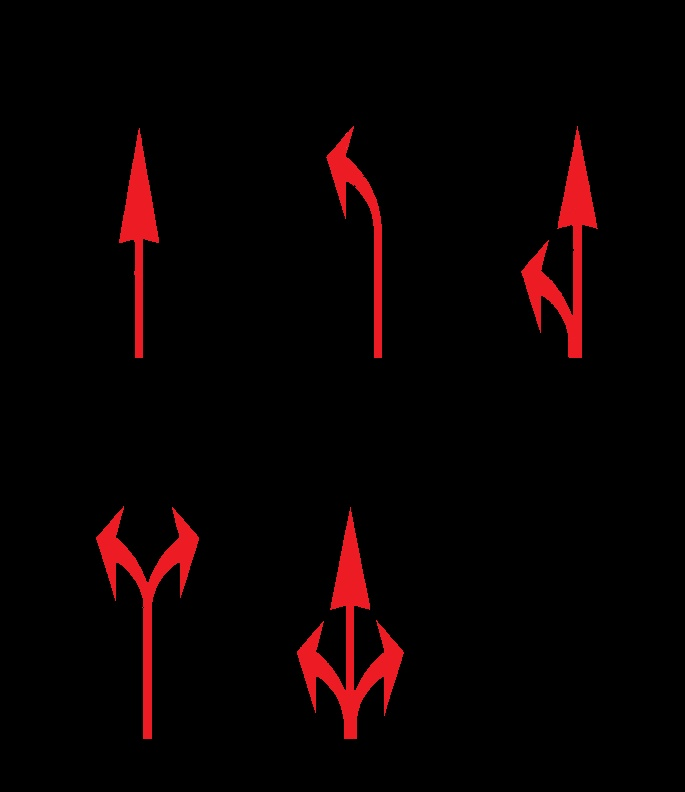
#> input picture filter_color.jpg, 685 x 792 px
$ python -i common.py   (imports and definitions only)
#> lines starting #> are read from the running program, lines starting #| are printed output that depends on the picture; after the words box and inside, x2 and y2 are one past the last pixel; in counts of white or black regions, pixels touching at a corner belong together
import cv2
import os
import yaml
import numpy as np

def num_to_pixel_cm(num, pixel_cm):
    return num / pixel_cm

def analyze_line_mask(mask_image, ratio=10, pixel_cm=5, index=None):
    contours, _ = cv2.findContours(mask_image, cv2.RETR_EXTERNAL, cv2.CHAIN_APPROX_SIMPLE)

    count = 0
    for cnt in contours:

        mask = np.zeros_like(mask_image)
        cv2.drawContours(mask, [cnt], -1, 255, thickness=cv2.FILLED)

        area = cv2.contourArea(cnt)

        # measure thickness (distance to nearest background pixel)
        dist = cv2.distanceTransform(mask, cv2.DIST_L2, 5)
        # distanceTransform give half width
        max_thickness = dist.max() * 2

        if not check_mask_is_line(mask, pixel_cm, 250):
            return False

        # Bounding rectangle
        x, y, w, h = cv2.boundingRect(cnt)
        aspect_ratio = float(w) / h if h != 0 else 0
        rect = cv2.minAreaRect(cnt)
        (center), (width, height), angle = rect

        # aspect ratio
        min_aspect_ratio = max(width, height) / min(width, height) if min(width, height) != 0 else 0

        # Check if the object is long and thin
        if min_aspect_ratio < ratio:
            return False
        count += 1
    return True

def get_line_width(mask):
    # measure thickness (distance to nearest background pixel)
    dist = cv2.distanceTransform(mask, cv2.DIST_L2, 5)
    # [6 lines of commented-out code are left out]
    max_thickness = dist.max() * 2
    return max_thickness

def check_mask_is_line(mask, pixel_cm, thickness_threshold=50):

    mask = np.pad(mask, ((10, 10), (10, 10))) # pad with zero to handle truncated components at borders
    max_thickness = get_line_width(mask)
    # according to most of the road line width, smaller than 50

    if max_thickness > thickness_threshold/pixel_cm:
        return False
    return True

# [242 lines left out: functions analyze_all_line_mask, clean_small_area_from_mask, enhance_brightness_saturation, enhance_edge, load_config, binary_mask_to_array and 5 more, not called in this run]

>>> import cv2
>>> picture = cv2.imread('../filter_color.jpg', cv2.IMREAD_GRAYSCALE)
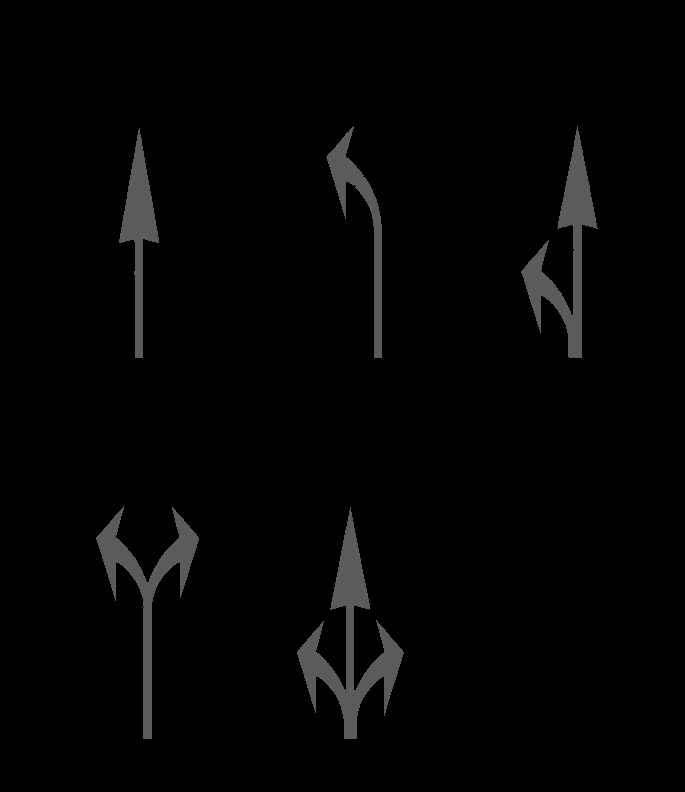
#> picture: shape (792, 685); min 0, max 124, mean 3.8
>>> result = analyze_line_mask(picture)
#> in analyze_line_mask, `contours, _ = cv2.findContours(mask_image, cv2.RETR_EXTERNAL, cv2.CHAI..`: contours = 227 contours, 222 with area under 20; largest, box (x1, y1, x2, y2) and area: (296, 505, 408, 744) 7288, (520, 126, 600, 360) 5506, (96, 504, 200, 742) 4926, (112, 128, 160, 360) 3424, (325, 120, 384, 360) 2938
#> the loop in analyze_line_mask, `for cnt in contours: ` made 1 pass
#> (area, x, y, w, h, aspect_ratio, center) on pass 1: (0.5, 139, 741, 5, 3, 1.67, (141, 742.5))
#> pass 1, in analyze_line_mask, `dist = cv2.distanceTransform(mask, cv2.DIST_L2, 5)`:
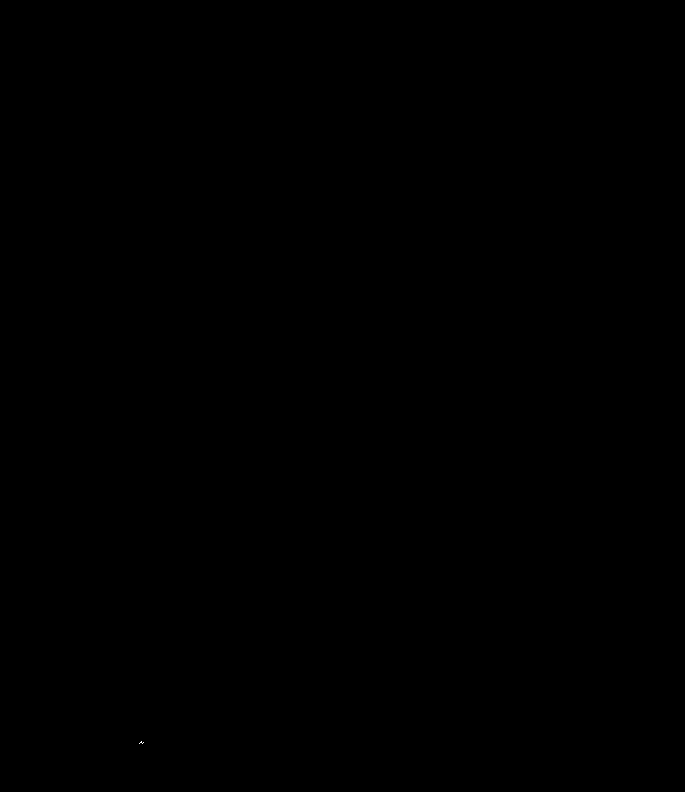
#> dist: shape (792, 685) float32; values 0 (black) and 1 (white), 0% white in thin lines or dots, all inside (x1, y1, x2, y2) = (139, 741, 144, 744)
#> after the loop in analyze_line_mask, `for cnt in contours:`: count = 0
#> result = False
